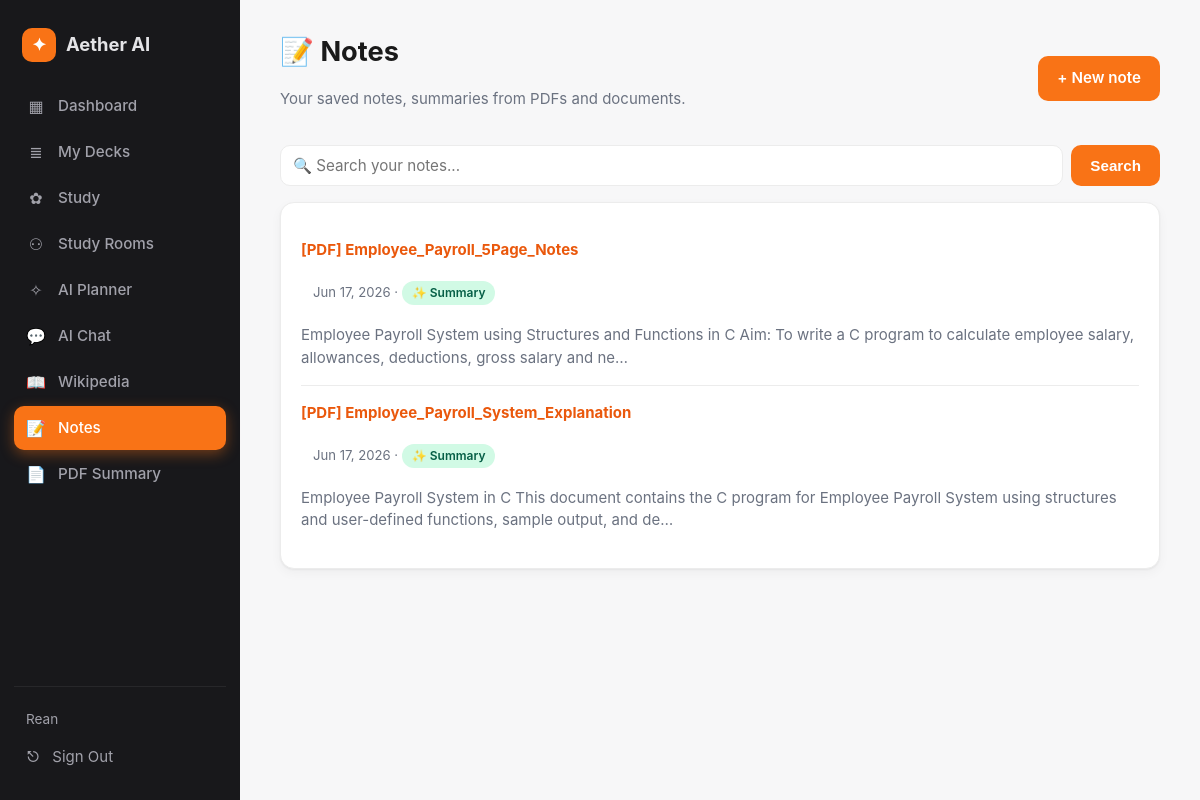
/notes/ (signed in), run on an earlier commit of the app's database.
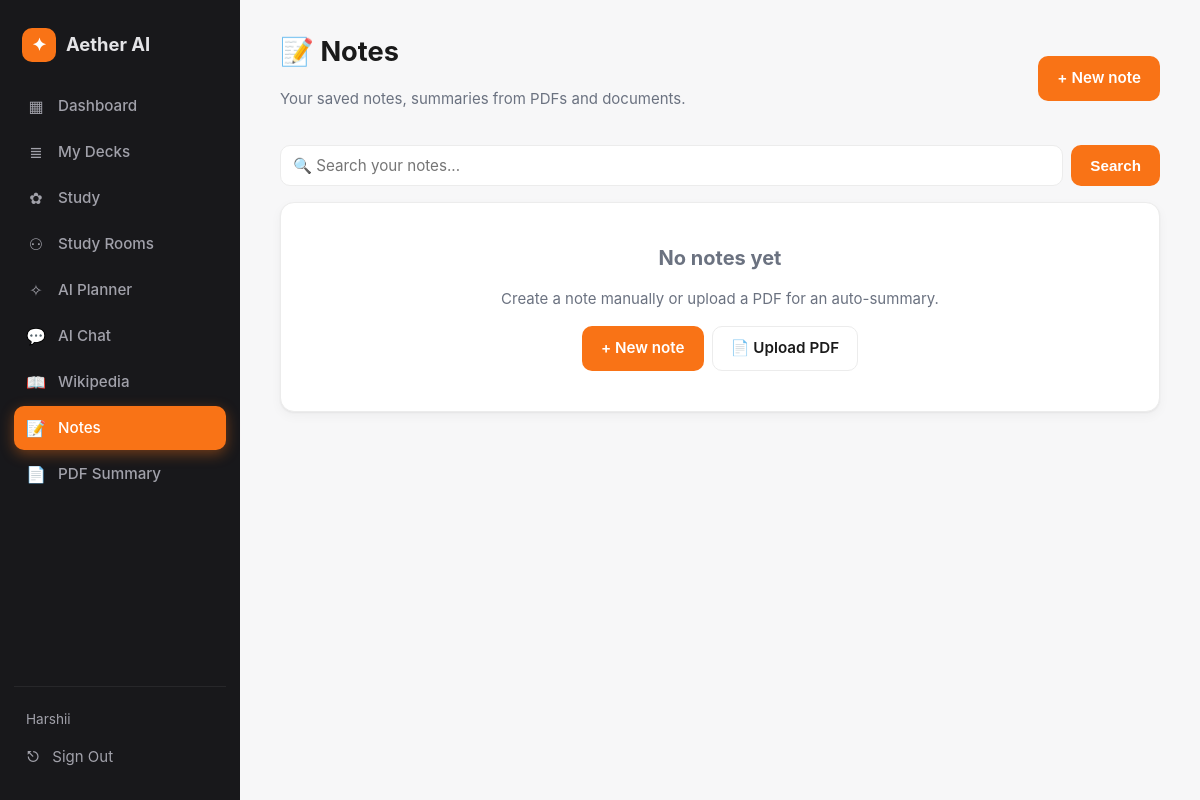
And on a later commit of the database.
### app/models.py (models this page shows, shortened)
class User(UserMixin, db.Model):
    __tablename__ = "users"
    id = db.Column(db.Integer, primary_key=True)
    email = db.Column(db.String(120), unique=True, nullable=False)
    name = db.Column(db.String(80), nullable=False, default="Learner")
    password_hash = db.Column(db.String(256), nullable=False)
    created_at = db.Column(db.DateTime, default=datetime.utcnow)
    notes = db.relationship("Note", backref="user", cascade="all,delete", lazy=True)
    decks = db.relationship("Deck", backref="user", cascade="all,delete", lazy=True)
    quizzes = db.relationship("Quiz", backref="user", cascade="all,delete", lazy=True)
    sessions = db.relationship("ChatSession", backref="user", cascade="all,delete", lazy=True)
    plans = db.relationship("StudyPlan", backref="user", cascade="all,delete", lazy=True)
    rooms = db.relationship("StudyRoom", backref="user", cascade="all,delete", lazy=True)
    activities = db.relationship("StudyActivity", backref="user", cascade="all,delete", lazy=True)

class Note(db.Model):
    __tablename__ = "notes"
    id = db.Column(db.Integer, primary_key=True)
    user_id = db.Column(db.Integer, db.ForeignKey("users.id"), nullable=False)
    title = db.Column(db.String(200), nullable=False)
    content = db.Column(db.Text, nullable=False, default="")
    summary = db.Column(db.Text, nullable=True)
    created_at = db.Column(db.DateTime, default=datetime.utcnow)
    updated_at = db.Column(db.DateTime, default=datetime.utcnow, onupdate=datetime.utcnow)

### app/routes/notes.py (the view)
@notes_bp.route("/")
@login_required
def index():
    q = (request.args.get("q") or "").strip()
    query = Note.query.filter_by(user_id=current_user.id)
    if q:
        like = f"%{q}%"
        query = query.filter(db.or_(Note.title.ilike(like),
                                    Note.content.ilike(like)))
    items = query.order_by(Note.updated_at.desc()).all()
    return render_template("notes/list.html", notes=items, query=q)

### app/templates/notes/list.html
{% extends "base.html" %}
{% block content %}
<div class="page-head row-between">
  <div>
    <h1>📝 Notes</h1>
    <p class="muted">Your saved notes, summaries from PDFs and documents.</p>
  </div>
  <a class="btn" href="{{ url_for('notes.new') }}">+ New note</a>
</div>
<form method="GET" class="notes-search">
  <input type="text" name="q" class="input"
         placeholder="🔍 Search your notes..."
         value="{{ query }}" autocomplete="off">
  {% if query %}
    <a class="btn-outline" href="{{ url_for('notes.index') }}">Clear</a>
  {% else %}
    <button class="btn">Search</button>
  {% endif %}
</form>
{% if notes %}
<div class="card">
  <ul class="row-list">
    {% for n in notes %}
      <li class="note-row">
        <div class="note-row-body">
          <a href="{{ url_for('notes.view', note_id=n.id) }}">
            <strong>{{ n.title }}</strong>
          </a>
          <p class="muted small">
            {{ n.updated_at.strftime('%b %d, %Y') }}
            {% if n.summary %} · <span class="pill on">✨ Summary</span>{% endif %}
          </p>
          {% if n.content %}
            <p class="muted note-snippet">{{ n.content[:160] }}{% if n.content|length > 160 %}…{% endif %}</p>
          {% endif %}
        </div>
      </li>
    {% endfor %}
  </ul>
</div>
{% elif query %}
  <div class="card empty">
    <p class="muted">No notes match "<strong>{{ query }}</strong>".</p>
    <a class="btn-outline" href="{{ url_for('notes.index') }}">Clear search</a>
  </div>
{% else %}
  <div class="card empty">
    <h2 class="muted">No notes yet</h2>
    <p class="muted">Create a note manually or upload a PDF for an auto-summary.</p>
    <div class="row-gap" style="justify-content: center;">
      <a class="btn" href="{{ url_for('notes.new') }}">+ New note</a>
      <a class="btn-outline" href="{{ url_for('pdf.index') }}">📄 Upload PDF</a>
    </div>
  </div>
{% endif %}
{% endblock %}

### app/templates/base.html (shortened to what this page needs)
<!DOCTYPE html>
<html lang="en">
<head>
  <link rel="stylesheet" href="{{ url_for('static', filename='css/styles.css') }}">
</head>
<body class="{% if current_user.is_authenticated %}has-sidebar{% endif %}">
{% if current_user.is_authenticated %}
  <aside class="sidebar" id="sidebar">
    <a class="brand" href="{{ url_for('dashboard.index') }}">
      <span class="brand-logo">✦</span>
      <span class="brand-name">{{ BRAND }}</span>
    </a>
    <nav class="side-nav">
      <a href="{{ url_for('dashboard.index') }}"
         class="{% if request.endpoint == 'dashboard.index' %}active{% endif %}">
        <span class="ico">▦</span> Dashboard
      </a>
      <a href="{{ url_for('flashcards.index') }}"
         class="{% if request.blueprint == 'flashcards' %}active{% endif %}">
        <span class="ico">≣</span> My Decks
      </a>
      <a href="{{ url_for('quizzes.index') }}"
         class="{% if request.blueprint == 'quizzes' %}active{% endif %}">
        <span class="ico">✿</span> Study
      </a>
      <a href="{{ url_for('rooms.index') }}"
         class="{% if request.blueprint == 'rooms' %}active{% endif %}">
        <span class="ico">⚇</span> Study Rooms
      </a>
      <a href="{{ url_for('planner.index') }}"
         class="{% if request.blueprint == 'planner' %}active{% endif %}">
        <span class="ico">✧</span> AI Planner
      </a>
      <a href="{{ url_for('chat.index') }}"
         class="{% if request.blueprint == 'chat' %}active{% endif %}">
        <span class="ico">💬</span> AI Chat
      </a>
      <a href="{{ url_for('wikipedia.index') }}"
         class="{% if request.blueprint == 'wikipedia' %}active{% endif %}">
        <span class="ico">📖</span> Wikipedia
      </a>
      <a href="{{ url_for('notes.index') }}"
         class="{% if request.blueprint == 'notes' %}active{% endif %}">
        <span class="ico">📝</span> Notes
      </a>
      <a href="{{ url_for('pdf.index') }}"
         class="{% if request.blueprint == 'pdf' %}active{% endif %}">
        <span class="ico">📄</span> PDF Summary
      </a>
    </nav>
    <div class="side-bottom">
      <div class="user-line">{{ current_user.name }}</div>
      <a class="side-logout" href="{{ url_for('auth.logout') }}">
        <span class="ico">⎋</span> Sign Out
      </a>
    </div>
  </aside>
{% endif %}
<main class="{% if current_user.is_authenticated %}content{% else %}container{% endif %}">
  {% block content %}{% endblock %}
</main>
</body>
</html>

What changed in the data, as far as the page shows it:
removed Note: title "[PDF] Employee_Payroll_5Page_Notes", updated_at "Jun 17, 2026", shows "✨ Summary", content "Employee Payroll System using Structures and Functions in C Aim: To write a C program to calculate employee salary, allowances, deductions, gross salary and ne"
removed Note: title "[PDF] Employee_Payroll_System_Explanation", updated_at "Jun 17, 2026", shows "✨ Summary", content "Employee Payroll System in C This document contains the C program for Employee Payroll System using structures and user-defined functions, sample output, and de"
changed User: name "Rean" → "Harshii"
Also different on the page:
text now shown: "No notes yet Create a note manually or upload a PDF for an auto-summary. + New note 📄 Upload PDF"
